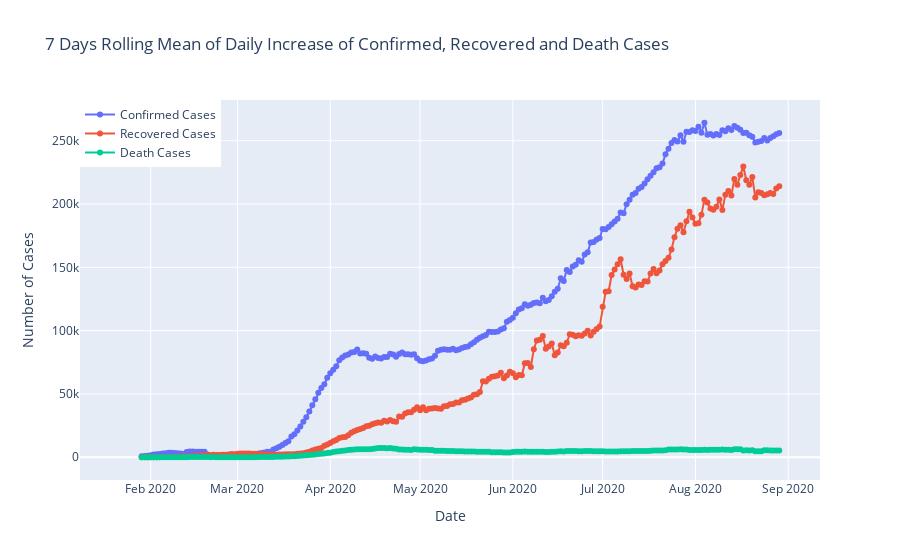

Write notebook code for a chart like this one.
### Code cell
fig=go.Figure()
fig.add_trace(go.Scatter(x=datewise.index, y=datewise["Confirmed"].diff().rolling(window=7).mean(),mode='lines+markers',
                    name='Confirmed Cases'))
fig.add_trace(go.Scatter(x=datewise.index, y=datewise["Recovered"].diff().rolling(window=7).mean(),mode='lines+markers',
                    name='Recovered Cases'))
fig.add_trace(go.Scatter(x=datewise.index, y=datewise["Deaths"].diff().rolling(window=7).mean(),mode='lines+markers',
                    name='Death Cases'))
fig.update_layout(title="7 Days Rolling Mean of Daily Increase of Confirmed, Recovered and Death Cases",
                 xaxis_title="Date",yaxis_title="Number of Cases",legend=dict(x=0,y=1,traceorder="normal"))
fig.show()

### Figure 1 — Plotly figure (JSON) as saved in the notebook; plotly's stock layout.template omitted (floating-point values rounded to 4 significant figures; data arrays with more than 128 entries replaced by an {"elided": "..."} marker saying what was removed)
{"data": [{"mode": "lines+markers", "name": "Confirmed Cases", "type": "scatter", "x": {"elided": "221 str values"}, "y": {"elided": "221 float values"}}, {"mode": "lines+markers", "name": "Recovered Cases", "type": "scatter", "x": {"elided": "221 str values"}, "y": {"elided": "221 float values"}}, {"mode": "lines+markers", "name": "Death Cases", "type": "scatter", "x": {"elided": "221 str values"}, "y": {"elided": "221 float values"}}], "layout": {"legend": {"traceorder": "normal", "x": 0, "y": 1}, "title": {"text": "7 Days Rolling Mean of Daily Increase of Confirmed, Recovered and Death Cases"}, "xaxis": {"title": {"text": "Date"}}, "yaxis": {"title": {"text": "Number of Cases"}}}}
